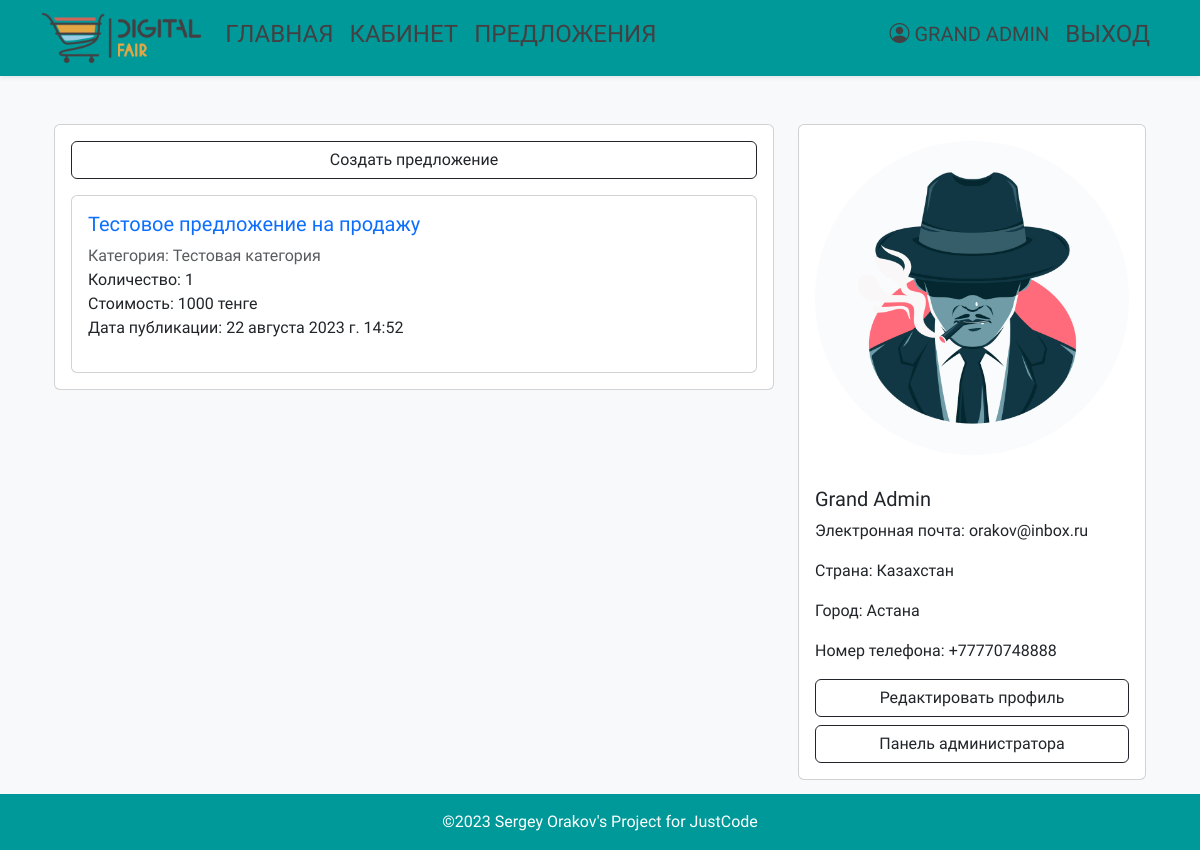
The page /cabinet (signed in) on the database as committed earlier.
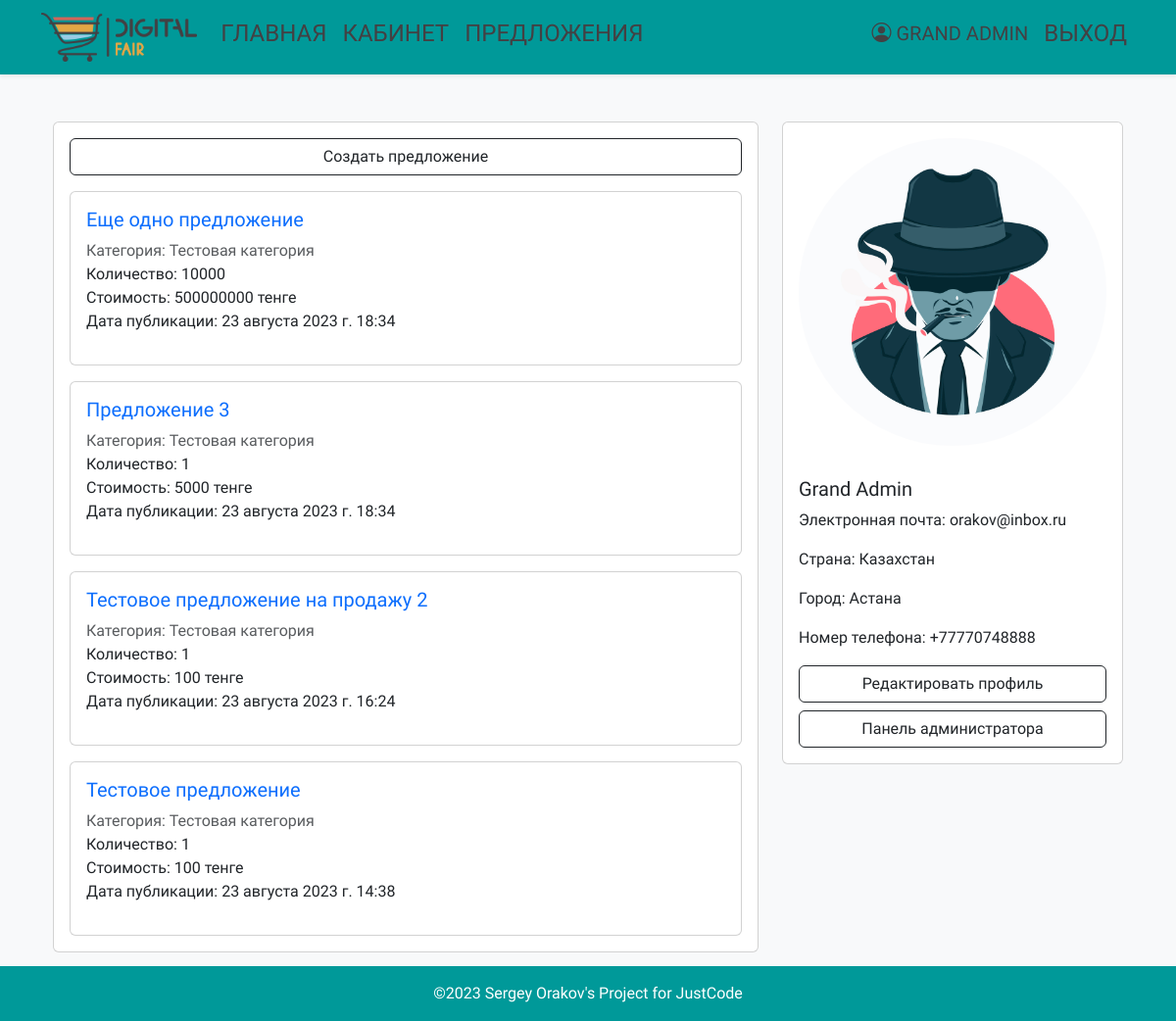
The same page on the database as committed later.
### main/models.py (models this page shows, shortened)
class CustomUser(AbstractBaseUser, PermissionsMixin):
    iin = models.CharField(max_length=12, unique=True)
    first_name = models.CharField(max_length=64)
    last_name = models.CharField(max_length=64)
    email = models.EmailField(max_length=128)
    country = models.CharField(max_length=64)
    city = models.CharField(max_length=64)
    street = models.CharField(max_length=64)
    home_number = models.CharField(max_length=64)
    phone_regex = RegexValidator(
        regex=r'^\+?1?\d{11}$',
        message='Номер телефона должен быть в международном формате: +77011234567'
    )
    phone = models.CharField(validators=[phone_regex], max_length=12)
    avatar = models.ImageField(upload_to='profile_photo', default='img/default_avatar.jpg')
    is_active = models.BooleanField(default=True)
    is_staff = models.BooleanField(default=False)
    date_joined = models.DateTimeField(default=timezone.now)
    class Meta:
        verbose_name = 'Пользователь'
        verbose_name_plural = 'Пользователи'
    USERNAME_FIELD = 'iin'
    REQUIRED_FIELDS = []
    objects = CustomUserManager()

class OfferSale(models.Model):
    title = models.CharField(max_length=64)
    image = models.ImageField(upload_to='offer_image', default='img/no_item_image.jpg')
    category = models.ForeignKey(Category, on_delete=models.CASCADE)
    description = models.TextField(null=True, blank=True)
    manufacturer = models.ForeignKey(Manufacturer, on_delete=models.CASCADE)
    offer_model = models.ForeignKey(OfferModel, on_delete=models.CASCADE)
    amount = models.PositiveIntegerField()
    unit = models.ForeignKey(Unit, on_delete=models.CASCADE)
    condition_new = models.BooleanField(default=True)
    price = models.PositiveIntegerField()
    datetime = models.DateTimeField(auto_now_add=True)
    in_active = models.BooleanField(default=True)
    salesman = models.ForeignKey(CustomUser, on_delete=models.CASCADE)
    country = models.CharField(max_length=64)
    city = models.CharField(max_length=64)
    street = models.CharField(max_length=64)
    home_number = models.CharField(max_length=64)
    class Meta:
        verbose_name = 'Предложение на продажу'
        verbose_name_plural = 'Предложения на продажу'

class Category(models.Model):
    name = models.CharField(max_length=64)
    description = models.TextField(null=True, blank=True)
    class Meta:
        verbose_name = 'Категория'
        verbose_name_plural = 'Категории'

### main/views.py (the view)
# urls.py: path('cabinet', cabinetView, name='cabinet_url'),
@login_required(login_url='login_url')
def cabinetView(request):
    user = request.user
    offers = OfferSale.objects.filter(salesman=user).order_by('-datetime')
    context = {
        'user': user,
        'this_url': 'cabinet_url',
        'offers': offers
    }
    return render(request, 'cabinet.html', context)

### main/context_processors.py (called while the page is built)
def current_year(request):
    return {'current_year': datetime.datetime.now().year}

### templates/cabinet.html (shortened to what this page needs)
{% extends 'base.html' %}
{% load static %}
{% block content %}
{% if user.is_authenticated %}
<div class="container mt-5">
    <div class="row">
        <div class="col-md-8">
            <div class="card">
                <div class="card-body">
                    <div class="d-grid gap-2">
                        <a href="{% url 'offer_create_url' %}" class="btn btn-outline-dark">Создать предложение</a>
                    </div>
                    {% if offers %}
                    {% for offer in offers %}
                        <div class="card mt-3">
                            <div class="card-body">
                                <div class="d-grid gap-2">
                                    <ul class="list-unstyled">
                                        <li class="list-group-item"><h5><a class="text-decoration-none" href="{% url 'offer_url' offer.id %}">{{ offer.title }}</a></h5></li>
                                        <li class="list-group-item text-muted">Категория: {{ offer.category.name }}</li>
                                        <li class="list-group-item">Количество: {{ offer.amount }}</li>
                                        <li class="list-group-item">Стоимость: {{ offer.price }} тенге</li>
                                        <li class="list-group-item">Дата публикации: {{ offer.datetime }}</li>
                                    </ul>
                                </div>
                            </div>
                        </div>
                    {% endfor %}
                    {% endif %}
                </div>
            </div>
        </div>
        <div class="col-md-4">
            <div class="card">
                <img src="{{ user.avatar.url }}" class="card-img-top rounded-circle p-3" alt="Avatar">
                <div class="card-body">
                    <h5 class="card-title">{{ user.first_name }} {{ user.last_name }}</h5>
                    <p class="card-text">Электронная почта: {{ user.email }}</p>
                    <p class="card-text">Страна: {{ user.country }}</p>
                    <p class="card-text">Город: {{ user.city }}</p>
                    <p class="card-text">Номер телефона: {{ user.phone }}</p>
                        <div class="d-grid gap-2">
                            <a href="{% url 'edit_profile_url' %}" class="btn btn-outline-dark">Редактировать профиль</a>
                            {% if user.is_superuser %}
                            <a href="{% url 'admin:index' %}" class="btn btn-outline-dark">Панель администратора</a>
                            {% endif %}
                    </div>
                </div>
            </div>
        </div>
    </div>
</div>
{% endif %}
{% endblock %}

### templates/base.html (shortened to what this page needs)
{% load static %}
<!DOCTYPE html>
<html lang="en">
<head>
    <link rel="stylesheet" href="https://cdn.jsdelivr.net/npm/bootstrap@5.3.0/dist/css/bootstrap.min.css">
    <link rel="stylesheet" href="https://cdn.jsdelivr.net/npm/bootstrap-icons@1.10.5/font/bootstrap-icons.css">
</head>
<body>
    <nav class="navbar navbar-expand-lg navbar-dark shadow-sm sticky-top" style="background-color: #009999;">
        <div class="container">
            <a class="navbar-brand" href="{% url 'home_url' %}">
                <img src="{% static 'img/logo.png' %}" alt="Logo" height="50" class="d-inline-block align-text-center">
            </a>
            <div class="collapse navbar-collapse" id="navbarNav">
                <ul class="navbar-nav ml-auto">
                    <li class="nav-item">
                        <a class="nav-link" href="{% url 'home_url' %}"><h4>Главная</h4></a>
                    </li>
                    <li class="nav-item">
                        <a class="nav-link" href="{% url 'cabinet_url' %}"><h4>Кабинет</h4></a>
                    </li>
                    <li class="nav-item">
                        <a class="nav-link" href="{% url 'offers_url' %}"><h4>Предложения</h4></a>
                    </li>
                </ul>
            </div>
            <div class="collapse navbar-collapse justify-content-end" id="navbarNav">
                {% if user.is_authenticated %}
                <ul class ="navbar-nav">
                    <li class="nav-item my-auto">
                        <a class="nav-link " href="{% url 'cabinet_url' %}"><h5><i class="bi bi-person-circle"></i> {{ user.first_name }} {{ user.last_name }}</h5></a>
                    </li>
                    <li class="nav-item">
                        <a class="nav-link" href="{% url 'logout_url' %}"><h4>Выход</h4></a>
                    </li>
                </ul>
                {% endif %}
            </div>
        </div>
    </nav>
    <div class="container mt-5">
        {% block content %}
        {% endblock content %}
    </div>
    <footer class="text-white py-3 fixed-bottom" style="background-color: #009999;">
        <div class="container text-center">
            &copy;<span>{{ current_year }}</span> Sergey Orakov's Project for JustCode
        </div>
    </footer>
</html>

### templates/base.html (style rules this page uses)
body { background-color: #f8f9fa; font-family: 'Raleway', sans-serif; margin-bottom: 70px; }
.nav-link { color: #434043; font-size: 16px; text-transform: uppercase; }

Rows that differ between the two databases and show on the page:
removed OfferSale: title "Тестовое предложение на продажу", category.name "Тестовая категория", amount "1", price "1000", datetime "22 августа 2023 г. 14:52"
added OfferSale: title "Еще одно предложение", category.name "Тестовая категория", amount "10000", price "500000000", datetime "23 августа 2023 г. 18:34"
added OfferSale: title "Предложение 3", category.name "Тестовая категория", amount "1", price "5000", datetime "23 августа 2023 г. 18:34"
added OfferSale: title "Тестовое предложение на продажу 2", category.name "Тестовая категория", amount "1", price "100", datetime "23 августа 2023 г. 16:24"
added OfferSale: title "Тестовое предложение", category.name "Тестовая категория", amount "1", price "100", datetime "23 августа 2023 г. 14:38"
